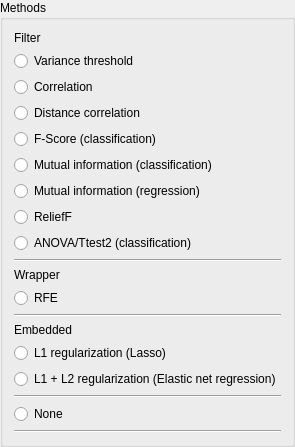
         <widget class="QGroupBox" name="groupBox_3">
          <property name="title">
           <string>Methods</string>
          </property>
          <layout class="QGridLayout" name="gridLayout_4">
           <item row="0" column="0">
            <widget class="QLabel" name="label_filter">
             <property name="sizePolicy">
              <sizepolicy hsizetype="Fixed" vsizetype="Fixed">
               <horstretch>0</horstretch>
               <verstretch>0</verstretch>
              </sizepolicy>
             </property>
             <property name="text">
              <string>Filter</string>
             </property>
            </widget>
           </item>
           <item row="1" column="0">
            <widget class="QRadioButton" name="radioButton_variance_threshold">
             <property name="text">
              <string>Variance threshold</string>
             </property>
            </widget>
           </item>
           <item row="2" column="0">
            <widget class="QRadioButton" name="radioButton_correlation">
             <property name="text">
              <string>Correlation</string>
             </property>
            </widget>
           </item>
           <item row="3" column="0">
            <widget class="QRadioButton" name="radioButton_distancecorrelation">
             <property name="text">
              <string>Distance correlation</string>
             </property>
            </widget>
           </item>
           <item row="4" column="0">
            <widget class="QRadioButton" name="radioButton_fscore">
             <property name="text">
              <string>F-Score (classification)</string>
             </property>
            </widget>
           </item>
           <item row="5" column="0">
            <widget class="QRadioButton" name="radioButton_mutualinfo_cls">
             <property name="text">
              <string>Mutual information (classification)</string>
             </property>
            </widget>
           </item>
           <item row="6" column="0">
            <widget class="QRadioButton" name="radioButton_mutualinfo_regression">
             <property name="text">
              <string>Mutual information (regression)</string>
             </property>
            </widget>
           </item>
           <item row="7" column="0">
            <widget class="QRadioButton" name="radioButton_relieff">
             <property name="text">
              <string>ReliefF</string>
             </property>
            </widget>
           </item>
           <item row="8" column="0">
            <widget class="QRadioButton" name="radioButton_anova">
             <property name="text">
              <string>ANOVA/Ttest2 (classification)</string>
             </property>
            </widget>
           </item>
           <item row="9" column="0">
            <widget class="Line" name="line">
             <property name="orientation">
              <enum>Qt::Horizontal</enum>
             </property>
            </widget>
           </item>
           <item row="10" column="0">
            <widget class="QLabel" name="label_wrapper">
             <property name="sizePolicy">
              <sizepolicy hsizetype="Fixed" vsizetype="Fixed">
               <horstretch>0</horstretch>
               <verstretch>0</verstretch>
              </sizepolicy>
             </property>
             <property name="text">
              <string>Wrapper</string>
             </property>
            </widget>
           </item>
           <item row="11" column="0">
            <widget class="QRadioButton" name="radioButton_rfe">
             <property name="text">
              <string>RFE</string>
             </property>
            </widget>
           </item>
           <item row="12" column="0">
            <widget class="Line" name="line_2">
             <property name="orientation">
              <enum>Qt::Horizontal</enum>
             </property>
            </widget>
           </item>
           <item row="13" column="0">
            <widget class="QLabel" name="label_embedded">
             <property name="sizePolicy">
              <sizepolicy hsizetype="Fixed" vsizetype="Fixed">
               <horstretch>0</horstretch>
               <verstretch>0</verstretch>
              </sizepolicy>
             </property>
             <property name="text">
              <string>Embedded</string>
             </property>
            </widget>
           </item>
           <item row="14" column="0">
            <widget class="QRadioButton" name="radioButton_l1">
             <property name="text">
              <string>L1 regularization (Lasso)</string>
             </property>
            </widget>
           </item>
           <item row="15" column="0">
            <widget class="QRadioButton" name="radioButton_elasticnet">
             <property name="text">
              <string>L1 + L2 regularization (Elastic net regression)</string>
             </property>
            </widget>
           </item>
           <item row="16" column="0">
            <widget class="Line" name="line_4">
             <property name="orientation">
              <enum>Qt::Horizontal</enum>
             </property>
            </widget>
           </item>
           <item row="17" column="0">
            <widget class="QRadioButton" name="radioButton_featureselection_none">
             <property name="text">
              <string>None</string>
             </property>
            </widget>
           </item>
           <item row="18" column="0">
            <widget class="Line" name="line_5">
             <property name="orientation">
              <enum>Qt::Horizontal</enum>
             </property>
            </widget>
           </item>
          </layout>
         </widget>
